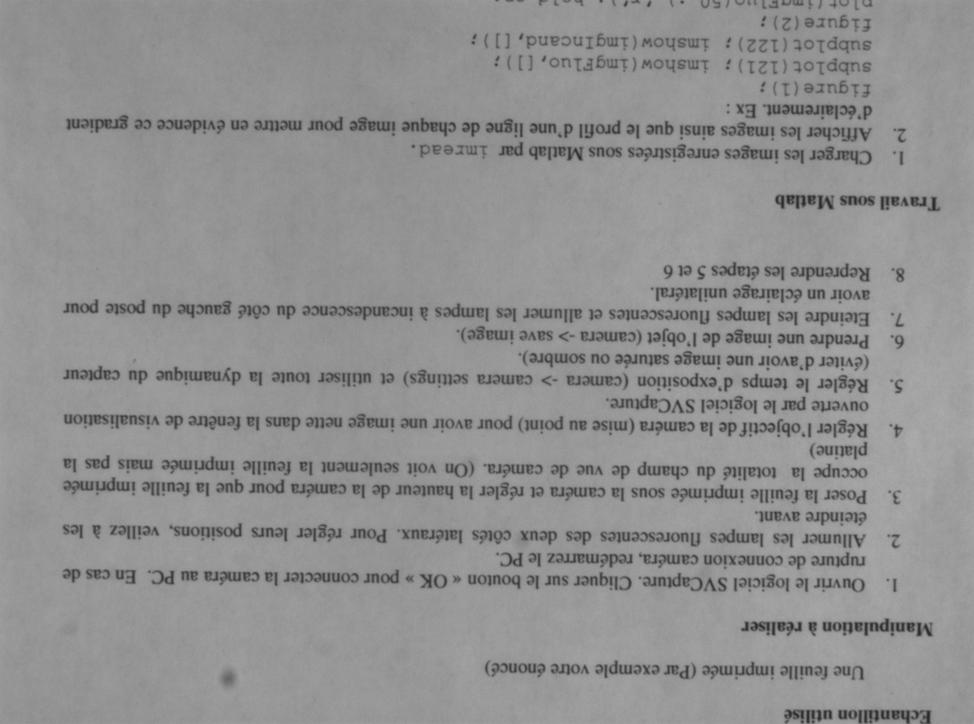
%> input picture Image/image/tp3/0.png, 974 x 724 px, shrunk from 1296 x 964 before the run
$ octave tp3_image.m   (GNU Octave 9; MATLAB toolbox functions it lacks are replaced by stand-ins)
%> lines starting %> are read from the running program, lines starting %| are printed output that depends on the picture
%% TP3
%%
imgFluo=double(imread('0.png'))/255;
%> imgFluo: size 724x974 double; min 0.157, max 0.675, mean 0.566
imgIncand=double(imread('1.png'))/255;
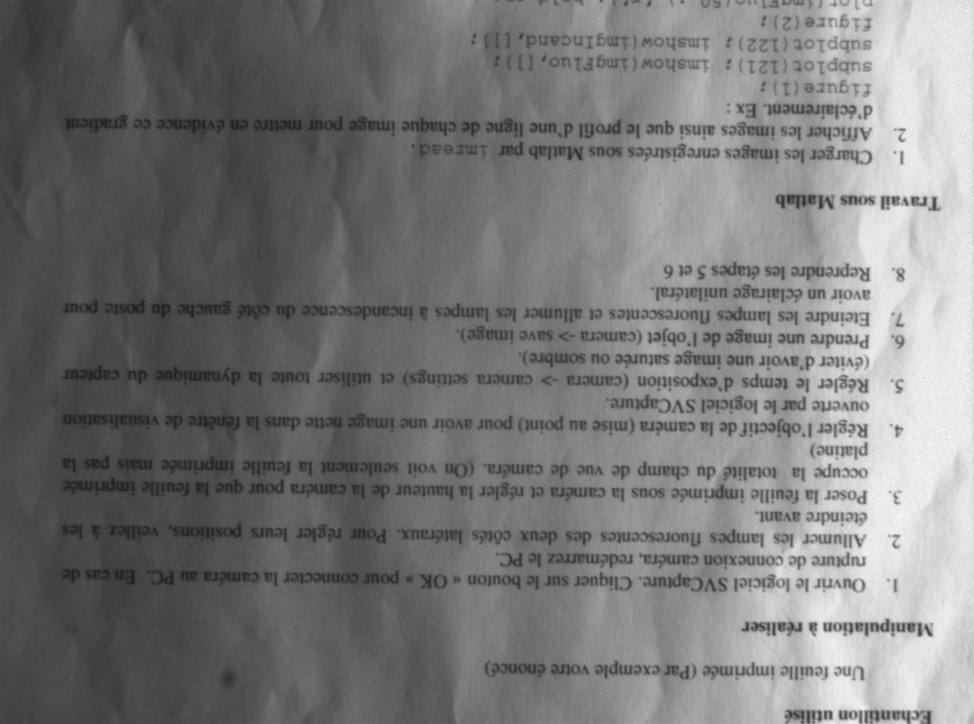
%> input picture Image/image/tp3/1.png, 974 x 724 px, shrunk from 1296 x 964 before the run
%> imgIncand: size 724x974 double; min 0.114, max 0.984, mean 0.472
figure(1);
subplot(1,2,1);imshow(imgFluo,[]);
subplot(1,2,2);imshow(imgIncand,[]);
figure(2);
plot(imgFluo(50,:),'r');hold on;
plot(imgIncand(50,:),'b');
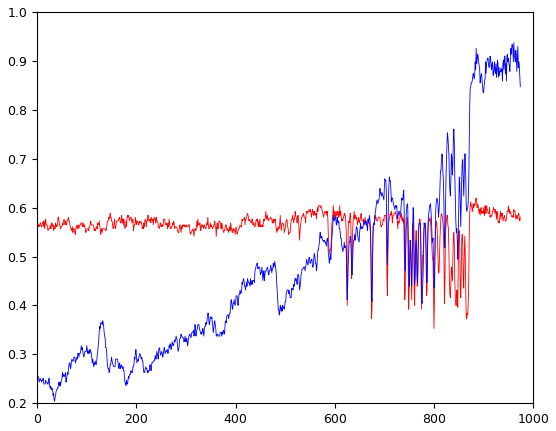
%> figure redrawn from the program's plot data; curve peaks at x = 885, y = 0.62; curve peaks at x = 961, y = 0.937

%%
se=strel('disk',5);
imgFond=imclose(imgIncand,se);
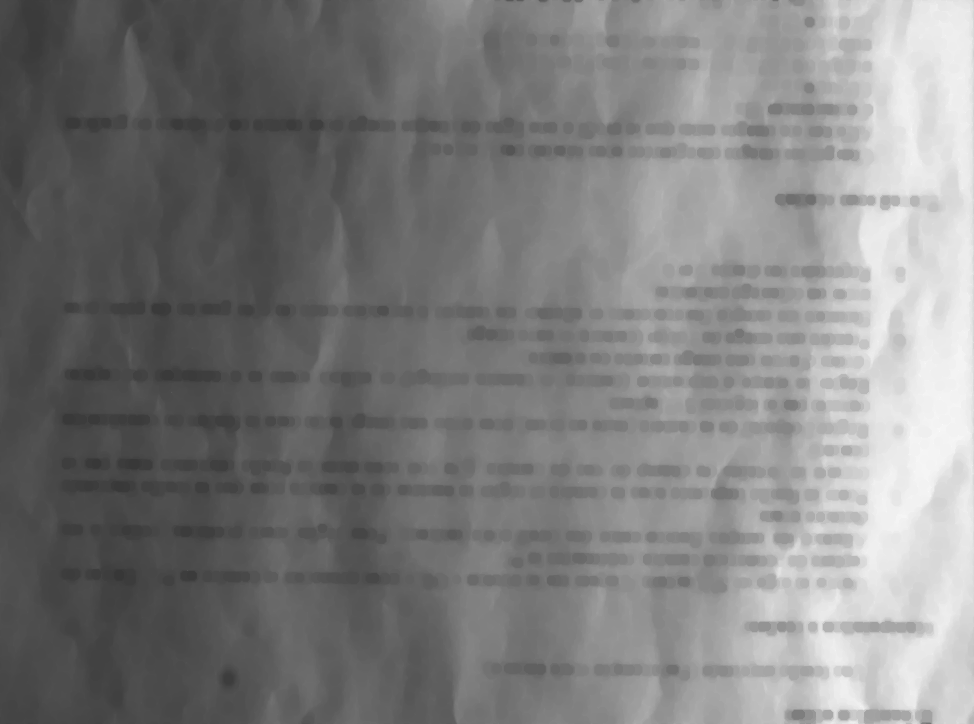
%> imgFond: size 724x974 double; min 0.216, max 0.984, mean 0.495
figure(3);
imshow(imgFond,[]);
figure(4);
plot(imgFond(50,:),'r');hold on;
plot(imgIncand(50,:),'b');
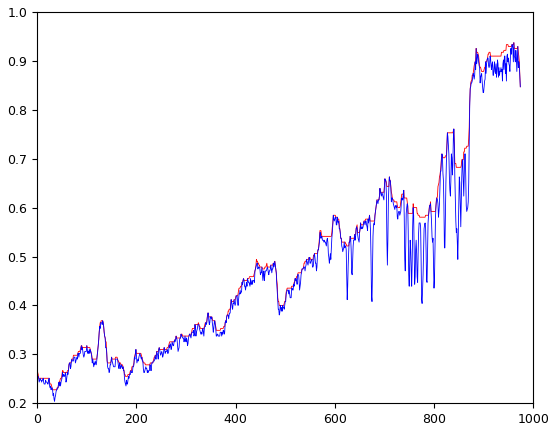
%> figure redrawn from the program's plot data; curve peaks at x = 961, y = 0.937
%Non,les caract豕res ne sont pas compl豕tement supprim谷s.

%%
se1=strel('disk',7);
imgFond1=imclose(imgIncand,se1);
figure(5);
imshow(imgFond1,[]);
figure(6);
plot(imgFond1(50,:),'r');hold on;
plot(imgIncand(50,:),'b');
%> figure, not shown here; curve peaks at x = 961, y = 0.937

se2=strel('disk',10);
imgFond2=imclose(imgIncand,se2);
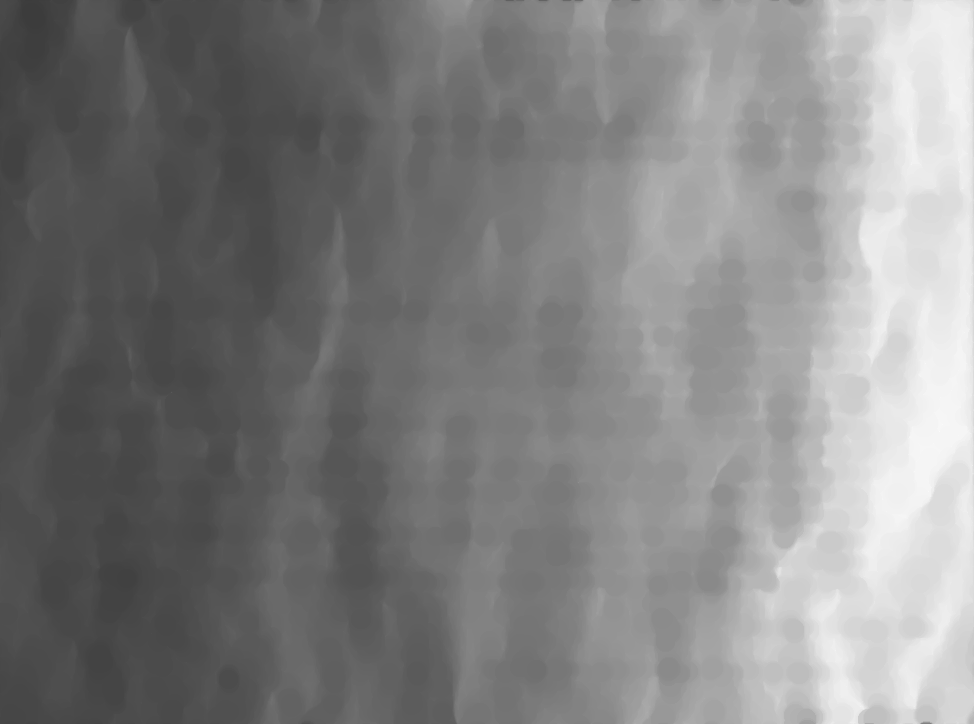
%> imgFond2: size 724x974 double; min 0.235, max 0.984, mean 0.508
figure(7);
imshow(imgFond2,[]);
figure(8);
plot(imgFond2(50,:),'r');hold on;
plot(imgIncand(50,:),'b');
%> figure, not shown here; curve peaks at x = 950, y = 0.937; curve peaks at x = 961, y = 0.937

se3=strel('disk',15);
imgFond3=imclose(imgIncand,se3);
figure(9);
imshow(imgFond3,[]);
figure(10);
plot(imgFond3(50,:),'r');hold on;
plot(imgIncand(50,:),'b');
%> figure, not shown here; curve peaks at x = 948, y = 0.937; curve peaks at x = 961, y = 0.937

%%
imgCor=imgIncand-imgFond3;
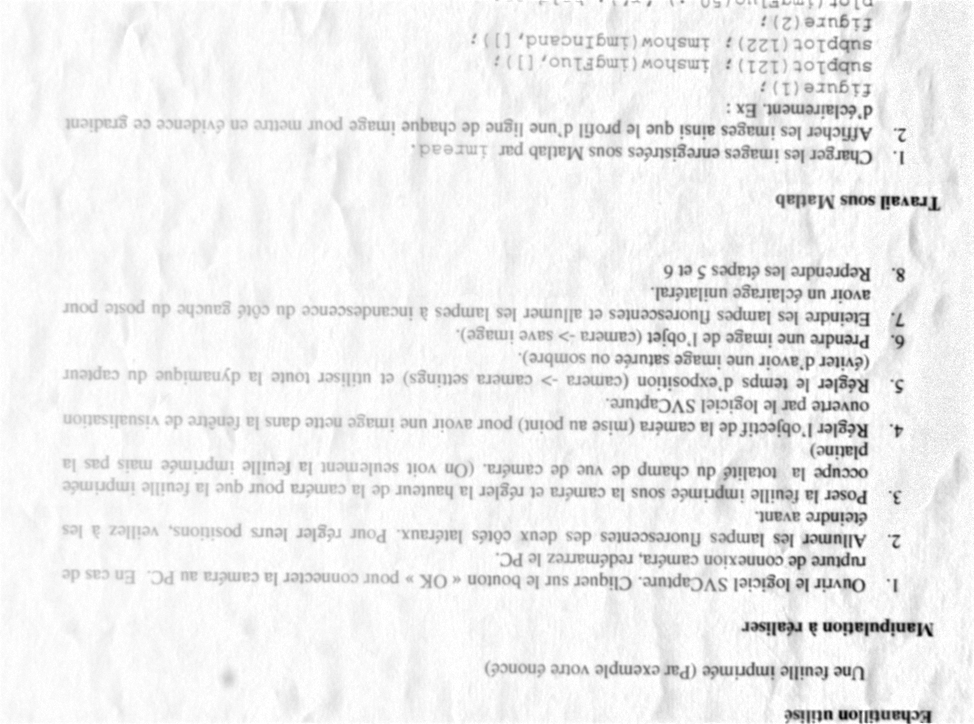
%> imgCor: size 724x974 double; min -0.631, max 0, mean -0.0418; drawn with min black and max white
figure(11);
imshow(imgCor,[]);

%%
figure(12);
subplot(1,3,1);imshow(imgFluo,[]);
subplot(1,3,2);imshow(imgIncand,[]);
subplot(1,3,3);imshow(imgCor,[]);
figure(13);
plot(imgFluo(50,:),'r');hold on;
plot(imgIncand(50,:),'b');
plot(imgCor(50,:),'g');
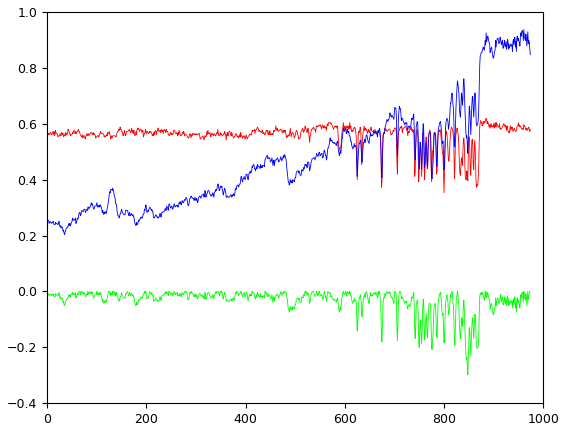
%> figure redrawn from the program's plot data; curve peaks at x = 885, y = 0.62; curve peaks at x = 961, y = 0.937; curve peaks at x = 64, y = 0

%%
%Apr豕s le traitement, le r谷sultat est meilleur.Le fond est fondamentalement
%enlev谷.Mais il y a encore des diff谷rences entre la lumi豕re et l'obscurit谷.
